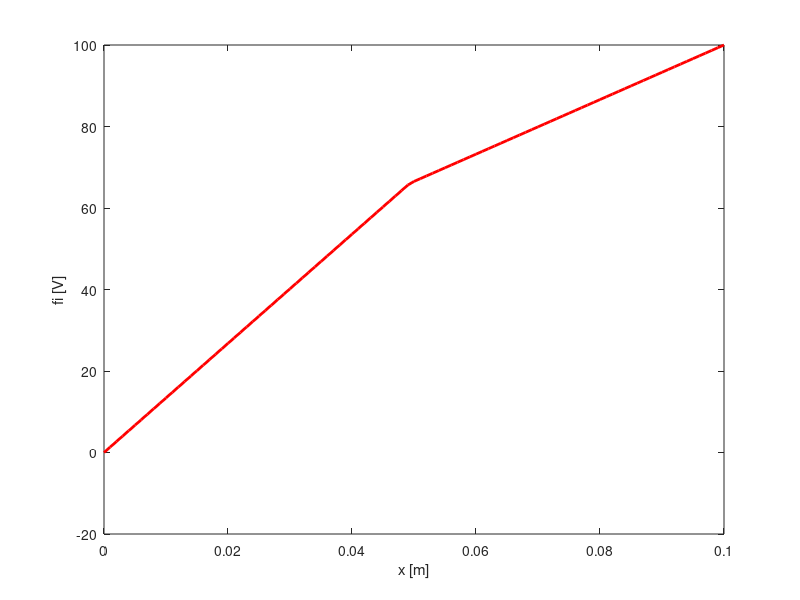

Write the MATLAB code that produced this figure.
% L08_1DCapacitor.m 
% Capacitor's one dimensional model to solve 
% Assumptions : infinite area electrodes (no boundary) 
% 
d = 0.1;        % distance between electrodes [m]
Uapp = 100;     % applied voltage - [V]
eps0 = 8.854e-12; % dielectric constant 


% Model 2 - variable premittivity
% eps_r = 1 if 0<x<d/2
% eps_r = 2 if d/2<x<d

N = 100;
x = linspace(0, d, N+1);
dx = x(2)-x(1);

epsr = ones(size(x));
id = (x(:)>=(d/2));
epsr(id) = 2;
% Assmeblying equations 
A = sparse(N+1, N+1); 
B = sparse(N+1,1);
for id=2:N
  epsrm = 0.5*(epsr(id-1)+epsr(id));
  epsrp = 0.5*(epsr(id)+epsr(id+1));
  A(id,id-1:id+1) = [epsrm (-1)*(epsrm+epsrp) epsrp]/(dx^2);
end
A(1,1) = 1; A(end,end) = 1;
B(end) = Uapp;
% Let's solve the problem
fi = A \ B;

%% Show some solution
figure;
  plot(x, fi, 'r-','LineWidth',2);
  xlabel('x [m]');
  ylabel('fi [V]');


